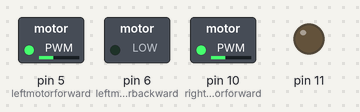
The sketch below on a simulated Arduino Uno, built with avr-gcc and run on an emulated ATmega328P. Shown: switched loads named in the sketch (green lamp = pin HIGH), output pins drawn as LEDs (lit = HIGH).

Above: at 0.05 s.
At 3.0 s:
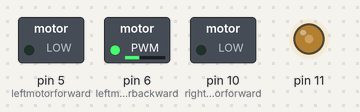
At 4.5 s:
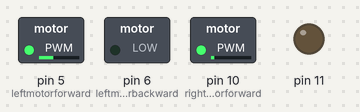
At 6.0 s:
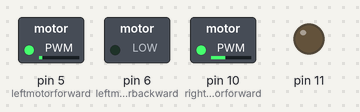
Timing chart, 0 to 7.8 s (numbered marks = the images above):
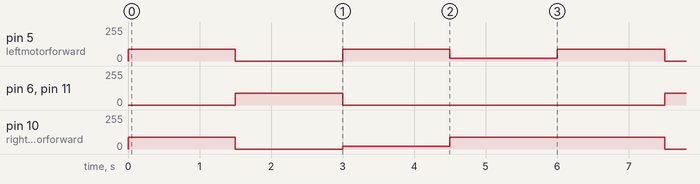

Measured:
- by itself, pin 5 (leftmotorforward): repeats every 6.0 s: 0/255 1.5 s, 90/255 1.5 s, 20/255 1.5 s, 90/255 1.5 s
- by itself, pin 6 (leftmotorbackward), pin 11: alternates 90/255 for 1.5 s and 0/255 for 4.5 s
- by itself, pin 10 (rightmotorforward): repeats every 6.0 s: 0/255 1.5 s, 20/255 1.5 s, 90/255 3.0 s

The sketch:

drive_test.ino
```cpp
#include "crhdrive.h"

crhdrive LD(3, 9, 5, 10, 6, 11);

void setup() {}

void loop() {
  // put your main code here, to run repeatedly:

LD.forward();
delay(1000);
LD.backward();
delay(1000);
LD.turnright();
delay(1000);
LD.turnleft();
delay(1000);


}
```

crhdrive.cpp
```cpp
#include "Arduino.h"
#include "crhdrive.h"


crhdrive:: crhdrive(const int trigPin = 3,//Trig - grey Jumper
    const int echoPin = 9,//Echo - white Jumper
    int leftmotorforward = 5, // left motor in pin 5
    int rightmotorforward = 10,
    int leftmotorbackward = 6,
    int rightmotorbackward = 11) // right motor in pin 10
   {

  pinMode(trigPin, OUTPUT);//defines the different pins as input vs. output
  pinMode(echoPin, INPUT); // white jumper = output
  pinMode(leftmotorforward, OUTPUT);
  pinMode(rightmotorforward, OUTPUT);
  pinMode(leftmotorbackward, OUTPUT);
  pinMode(rightmotorbackward, OUTPUT);

   }

  void crhdrive::forward(){

      analogWrite(5, 90);
      analogWrite(6, 0);
      analogWrite(10, 90);
      analogWrite(11, 0);
      delay(500);

  }

  void crhdrive::backward(){

      analogWrite(5, 0);
      analogWrite(6, 90);
      analogWrite(10, 0);
      analogWrite(11, 90);
      delay(500);

  }

  void crhdrive::turnright(){

      analogWrite(5, 90);
      analogWrite(6, 0);
      analogWrite(10, 20);
      analogWrite(11, 0);
      delay(500);

  }

  void crhdrive::turnleft(){

      analogWrite(5, 20);
      analogWrite(6, 0);
      analogWrite(10, 90);
      analogWrite(11, 0);
      delay(500);

  }
```

crhdrive.h
```cpp
#ifndef crhdrive_h
# define crhdrive_h

# include "Arduino.h"

class crhdrive
{
  public:
    crhdrive(const int trigPin = 3,//Trig - grey Jumper
    const int echoPin = 9,//Echo - white Jumper
    int leftmotorforward = 5, // left motor in pin 5
    int rightmotorforward = 10,
    int leftmotorbackward = 6,
    int rightmotorbackward =11); // right motor in pin 10

    void forward();
    void backward();
    void turnright();
    void turnleft();

  private:

};
#endif
```
